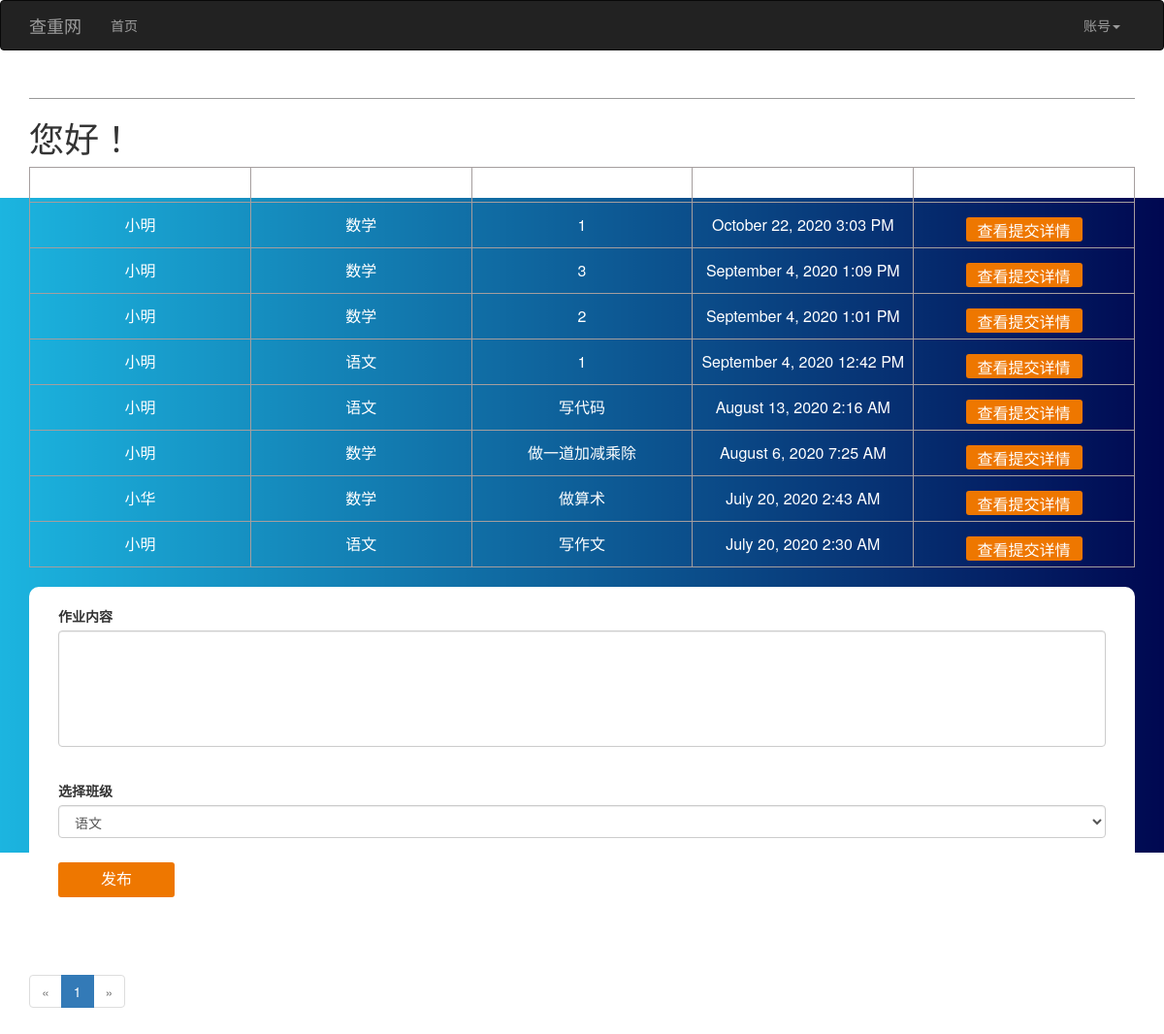
/work (signed in), run on the app's committed database.
### app/models.py (models this page shows, shortened)
class Post(db.Model):
    __tablename__ = 'posts'
    id = db.Column(db.Integer, primary_key=True)
    body = db.Column(db.Text)
    timestamp = db.Column(db.DateTime, index=True, default=datetime.utcnow)
    author_id = db.Column(db.Integer, db.ForeignKey('users.id'))
    class_id = db.Column(db.Integer, db.ForeignKey('classes.id'))

class User(UserMixin, db.Model):
    __tablename__ = 'users'
    id = db.Column(db.Integer, primary_key=True)
    username = db.Column(db.String(64), unique=True, index=True)
    is_teacher = db.Column(db.Boolean, default=False)
    password=db.Column(db.String(128))
    confirmed = db.Column(db.Boolean, default=False)
    classes = db.relationship('Class', secondary = registrations,
        back_populates='users', lazy='dynamic')
    posts = db.relationship('Post', backref='author', lazy='dynamic')
    """@property
    def password(self):
        raise AttributeError('password is not a readable attribute')

    @password.setter
    def password(self, password):
        self.password_hash = generate_password_hash(password)

    def verify_password(self, password):
        return check_password_hash(self.password_hash, password)


    @staticmethod
    def reset_password(id,new_password):
        user = User.query.get(int(id))
        if user is None:
            return False
        user.password = new_password
        db.session.add(user)
        return True"""
    def verify_password(self, password):
        if self.password == password:
            return True
        else:
            return False

class Class(db.Model):
    __tablename__ = 'classes'
    id = db.Column(db.Integer, primary_key=True)
    name = db.Column(db.String(64), unique=True)
    users = db.relationship('User', secondary = registrations,
        back_populates='classes', lazy='dynamic')
    posts=db.relationship('Post', backref='cls', lazy='dynamic')

### app/main/views.py (the view)
@login_required
@main.route('/work', methods=['GET', 'POST'])
def work():
    choices=[]
    for cls in User.query.get_or_404(current_user.id).classes.all():
        choices.append((cls.id, cls.name))
    form = PostForm()
    form.tag.choices=choices
    print(form.tag.choices)
    if current_user.is_teacher and form.validate_on_submit():
        print(form.tag.data)
        post = Post(body=form.body.data, author=current_user._get_current_object(), cls=Class.query.get_or_404(form.tag.data))
        db.session.add(post)
        db.session.commit()
        return redirect(url_for('.work'))
    page = request.args.get('page', 1, type=int)
    pagination = Post.query.order_by(Post.timestamp.desc()).paginate(
        page, per_page=current_app.config['FLASKY_POSTS_PER_PAGE'],
        error_out=False)
    posts = pagination.items
    return render_template('work.html', form=form, posts=posts, Class=Class,
                           pagination=pagination)

### app/main/forms.py
class PostForm(FlaskForm):
    body = TextAreaField('作业内容', validators=[DataRequired()])
    tag = SelectField(
        label='选择班级',
        validators=[DataRequired('请选择班级')],
        choices=[],
        coerce=int
    )
    submit = SubmitField('发布')

### app/models.py (called while the page is built)
@login_manager.user_loader
def load_user(id):
    return User.query.get(int(id))

### app/templates/work.html (shortened to what this page needs)
{% extends "base.html" %}
{% import "bootstrap/wtf.html" as wtf %}
{% import "_macros.html" as macros %}
{% block page_content %}
<link rel="stylesheet"  href="{{ url_for('static', filename='css/user.css') }}">
<link rel="stylesheet"  href="{{ url_for('static', filename='css/work.css') }}">
<div class="head_text">
    <div class="text">全部作业</div>
</div>
<div class="upload">
    <h1>您好！<span class="name">!</span></h1>
    <div class="c">
        <table>
            <tr>
            <th>老师</th>
            <th>科目</th>
            <th>备注</th>
            <th>发布时间</th>
            <th>操作</th>
            </tr>
            {% for post in posts %}
            {% if post.cls in current_user.classes.all() %}
             <tr>
                <td><a href="{{ url_for('.user', id=post.author_id) }}">{{ post.author.username }}</a></td>
                <td>{{post.cls.name}}</td>
                <td>{{ post.body }}</td>
                <td>{{ moment(post.timestamp).format('LLL') }}</td>
                 <td>
                     <button class="sub">
                         {% if current_user.is_teacher %}
                        <a href="{{ url_for('.post', id=post.id) }}">查看提交详情</a>
                        {% else %}
                            <a href="{{ url_for('.upload', id=post.id, filename = '%d' %current_user.id + '_' + current_user.username) }}">提交作业</a>
                         {% endif %}
                    </button>
                 </td>
            </tr>
        {% endif %}
        {% endfor %}
        </table>
<div class="post_bg">
<div style="margin-top: 20px;margin-bottom: 20px">
    {% if current_user.is_teacher %}
    {{ wtf.quick_form(form) }}
    {% endif %}
</div>
</div>
{% if pagination %}
<div class="pagination">
    {{ macros.pagination_widget(pagination,'.work') }}
</div>
{% endif %}
    </div>
</div>
{% endblock %}

### app/templates/base.html (shortened to what this page needs)
{% extends "bootstrap/base.html" %}
{% block head %}
{{ super() }}
    <link rel="stylesheet" href="{{ url_for('static', filename='css/base.css') }}">
{% endblock %}
{% block navbar %}
<div class="navbar navbar-inverse" role="navigation">
    <div class="container">
        <div class="navbar-header">
            <a class="navbar-brand" href="{{ url_for('main.index') }}">查重网</a>
        </div>
        <div class="navbar-collapse collapse">
            <ul class="nav navbar-nav">
                <li><a href="{{ url_for('main.index') }}">首页</a></li>
            </ul>
            <ul class="nav navbar-nav navbar-right">
                {% if current_user.is_authenticated %}
                <li class="dropdown">
                    <a href="#" class="dropdown-toggle" data-toggle="dropdown">账号<b class="caret"></b></a>
                </li>
                {% else %}
                <li><a href="{{ url_for('auth.login') }}">登录</a></li>
                {% endif %}
            </ul>
        </div>
    </div>
</div>
{% endblock %}
{% block content %}
<div class="container">
    {% block page_content %}{% endblock %}
</div>
{% endblock %}

### app/templates/_macros.html
{% macro pagination_widget(pagination, endpoint) %}
<ul class="pagination">
    <li{% if not pagination.has_prev %} class="disabled"{% endif %}>
        <a href="{% if pagination.has_prev %}{{ url_for(endpoint, page=pagination.prev_num, **kwargs) }}{% else %}#{% endif %}">
            &laquo;
        </a>
    </li>
    {% for p in pagination.iter_pages() %}
        {% if p %}
            {% if p == pagination.page %}
            <li class="active">
                <a href="{{ url_for(endpoint, page = p, **kwargs) }}">{{ p }}</a>
            </li>
            {% else %}
            <li>
                <a href="{{ url_for(endpoint, page = p, **kwargs) }}">{{ p }}</a>
            </li>
            {% endif %}
        {% else %}
        <li class="disabled"><a href="#">&hellip;</a></li>
        {% endif %}
    {% endfor %}
    <li{% if not pagination.has_next %} class="disabled"{% endif %}>
        <a href="{% if pagination.has_next %}{{ url_for(endpoint, page=pagination.next_num, **kwargs) }}{% else %}#{% endif %}">
            &raquo;
        </a>
    </li>
</ul>
{% endmacro %}

### app/static/css/base.css (style rules this page uses)
html,body { background-image:url('../img/bg1.png'); background-position: center; background-size: 100%; height: 100%; background-repeat: no-repeat; }

### app/static/css/user.css (style rules this page uses)
html,body { background-image:url('../img/bg.png'); background-position: center; background-size: 100%; height: 100%; background-repeat: no-repeat; }
a { color: white;text-decoration: none; }
html,body { margin: 0;padding: 0 }
.head_text { width:100%;margin: 0 auto;border-bottom: #999999 solid 1px;height: 30px;line-height: 30px; }
.text { width: 60%; color: white; font-size: 20px; }
.upload { margin: 0 auto }
.name { color: white }
tr { border-bottom: white solid 1px;color: white }
table { width: 100%; table-layout: fixed; text-align: center; line-height: 25px; margin:0 auto; border-collapse: collapse; }
.sub { width: 120px; height: 25px; border-radius: 3px; background-color: #ee7700; border: none; color: white; font-size: 16px;margin-top: 10px }
table td,th { border:solid 1px #a59e9e; text-align: center; padding-top:5px; padding-bottom:5px; font-size:16px; border-left:solid 1px #a59e9e; border-right:solid 1px #a59e9e; }

### app/static/css/work.css (style rules this page uses)
.post_bg { width:100%; border-radius: 10px; margin-top: 20px; background: white; height: auto; padding-left: 30px; padding-right: 30px; }
.form-group label { margin-top: 20px }
.btn-default { margin-bottom: 20px!important; }
textarea { resize: none;height: 120px!important; }
input[type='submit'] { width: 120px; height: 36px; border-radius: 3px; background-color: #ee7700; border: none; outline: none; color: white; font-size: 16px;margin-top: 10px; }

### data on the page
Post: author.username "小明", cls.name "数学", body "1", timestamp "October 22, 2020 3:03 PM"
Post: author.username "小明", cls.name "数学", body "3", timestamp "September 4, 2020 1:09 PM"
Post: author.username "小明", cls.name "数学", body "2", timestamp "September 4, 2020 1:01 PM"
Post: author.username "小明", cls.name "语文", body "1", timestamp "September 4, 2020 12:42 PM"
Post: author.username "小明", cls.name "语文", body "写代码", timestamp "August 13, 2020 2:16 AM"
Post: author.username "小明", cls.name "数学", body "做一道加减乘除", timestamp "August 6, 2020 7:25 AM"
Post: author.username "小华", cls.name "数学", body "做算术", timestamp "July 20, 2020 2:43 AM"
Post: author.username "小明", cls.name "语文", body "写作文", timestamp "July 20, 2020 2:30 AM"

### other printed values
{{ p }} "1"
